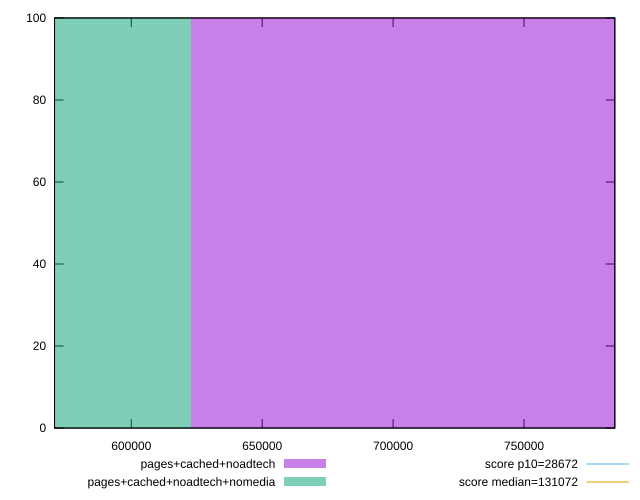

Reproduce this figure in gnuplot.
reset

$pagesCachedNoadtech <<EOF
747246.8356727079 100
EOF

$pagesCachedNoadtechNomedia <<EOF
498164.55711513857 100
EOF

set key outside below
set boxwidth 249082.27855756928
set xrange [570684.1166666667:784676.05]
set yrange [0:100]
set trange [0:100]
set style fill transparent solid 0.5 noborder

set parametric
set terminal svg size 640, 500 enhanced background rgb 'white'
set output "report_00016_2021-02-10T13-31-48.338Z/uses-long-cache-ttl/comparison/histogram/2_vs_3.svg"

plot $pagesCachedNoadtech title "pages+cached+noadtech" with boxes, \
     $pagesCachedNoadtechNomedia title "pages+cached+noadtech+nomedia" with boxes, \
     28672,t title "score p10=28672", \
     131072,t title "score median=131072"

reset
